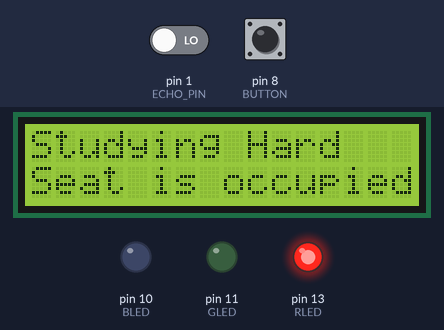
Bench run of a sketch on a simulated Arduino Uno, built with avr-gcc and run on an emulated ATmega328P. Parts: 16×2 character LCD, output pins drawn as LEDs (lit = HIGH). The inputs (shaded band) are chosen by the test bench; at power-on: pin 8 (BUTTON) LOW, pin 1 (ECHO_PIN) LOW. Pins used as bus, display or sensor lines are not drawn.

Above: at 1.7 s.
1.8 s: pin 8 (BUTTON) pulled HIGH for 1 s
At 3.0 s:
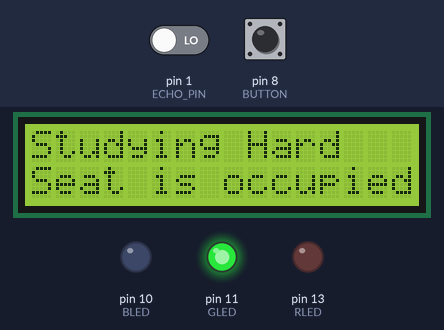
At 9.3 s:
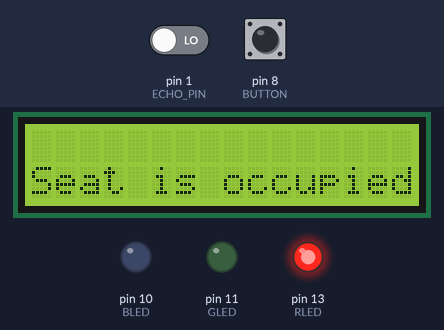
9.8 s: pin 8 (BUTTON) pulled HIGH for 3.2 s
At 12.2 s:
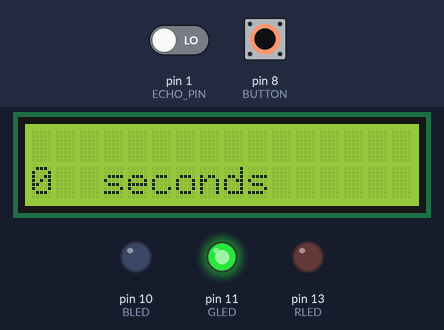
Timing chart, 0 to 18.0 s (numbered marks = the images above; inputs shaded):
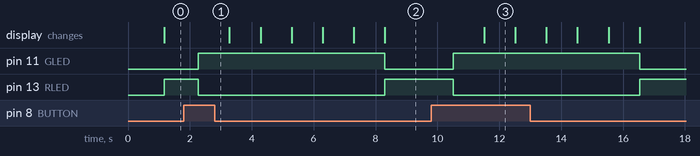

The sketch:

Last.ino
```cpp
#include<LiquidCrystal.h>

int RLED = 13; // RLED 연결핀
int GLED = 11; // GLED 연결핀
int BLED = 10; // BLED 연결핀
//int inputPin = 9; // 센서 시그널핀
int BUTTON = 8; //BUTTON핀
int pirState = LOW; // PIR 초기상태
int val = 0; // Signal 입력값
#define TRIG_PIN 9
#define ECHO_PIN 1

LiquidCrystal lcd(2,3,4,5,6,7);

boolean lastButton=LOW;
boolean currentButton=LOW;
boolean ledOn=false;

void setup() {
    pinMode(TRIG_PIN, OUTPUT);
    pinMode(ECHO_PIN, INPUT);
    pinMode(RLED, OUTPUT); // RLED Output 설정
    pinMode(GLED, OUTPUT); // GLED Output 설정
    pinMode(BLED, OUTPUT); // GLED Output 설정
//    pinMode(inputPin, INPUT); // 센서 Input 설정
    pinMode(BUTTON, INPUT); //BUTTON 입력으로 설정

    lcd.begin(16, 2);
    lcd.print("Studying Hard");

    //Serial.begin(9600);
}

boolean debounce(boolean last)
{
    boolean current=digitalRead(BUTTON);
    if(last!=current)
    {
     delay(5);
     current = digitalRead(BUTTON);
    }
    return current;
}

void loop(){

  int distance = 0;

  digitalWrite(TRIG_PIN, HIGH);
  delay(100);
  digitalWrite(TRIG_PIN, LOW);
  distance = pulseIn(ECHO_PIN, HIGH)/58.2; /* 센치미터(cm) */

    currentButton = debounce(lastButton);
    if(lastButton==LOW&&currentButton==HIGH)
    {
        ledOn=!ledOn;
    }
    lastButton=currentButton;
    if(ledOn)
    {
        digitalWrite(GLED,ledOn);
        digitalWrite(RLED, LOW);
        digitalWrite(BLED, LOW);

        for(int time=0; time<6; time++)
       {
          currentButton = debounce(lastButton);
    if(lastButton==LOW&&currentButton==HIGH)
    {
        ledOn=false;
    }
    lastButton=currentButton;
          delay(1000);
          lcd.clear();
          lcd.setCursor(0,1);
          lcd.print(time);
          lcd.setCursor(3,1);
          lcd.print("seconds");

           if(time == 5)
         {
          ledOn=false;
          }
       }
    }
//    val = digitalRead(inputPin); // 센서값 읽기

    if (distance <= 10 &&ledOn==false) { // 인체감지시
        digitalWrite(RLED,HIGH); // LED ON
        digitalWrite(BLED,LOW);
        digitalWrite(GLED,LOW);


        lcd.setCursor(0,1);
        lcd.print("Seat is occupied");

        if (pirState == LOW) {
            // 시리얼모니터에 메시지 출력
            Serial.println("Motion detected!");
             pirState = HIGH;
        }
        //delay(7000);
    }
    if(distance >10&&ledOn==false) {
        digitalWrite(RLED,LOW); // LED ON
        digitalWrite(BLED,HIGH);
        digitalWrite(GLED,LOW);

        lcd.setCursor(0,1);

        lcd.print("Seat is empty   ");

        if (pirState == HIGH){
            // 시리얼모니터에 메시지 출력
            Serial.println("Motion ended!");
            pirState = LOW;
        }
    }

}
```

Measured:
- after the input at 1.8 s, pin 11 (GLED): LOW → HIGH after 0.47 s, → LOW 6.0 s later; pin 13 (RLED): HIGH → LOW after 0.47 s, → HIGH 6.0 s later
- after the input at 9.8 s, pin 11 (GLED): LOW → HIGH after 0.71 s, → LOW 6.0 s later; pin 13 (RLED): HIGH → LOW after 0.71 s, → HIGH 6.0 s later; the display: changes after 1.7 s (image 3)
